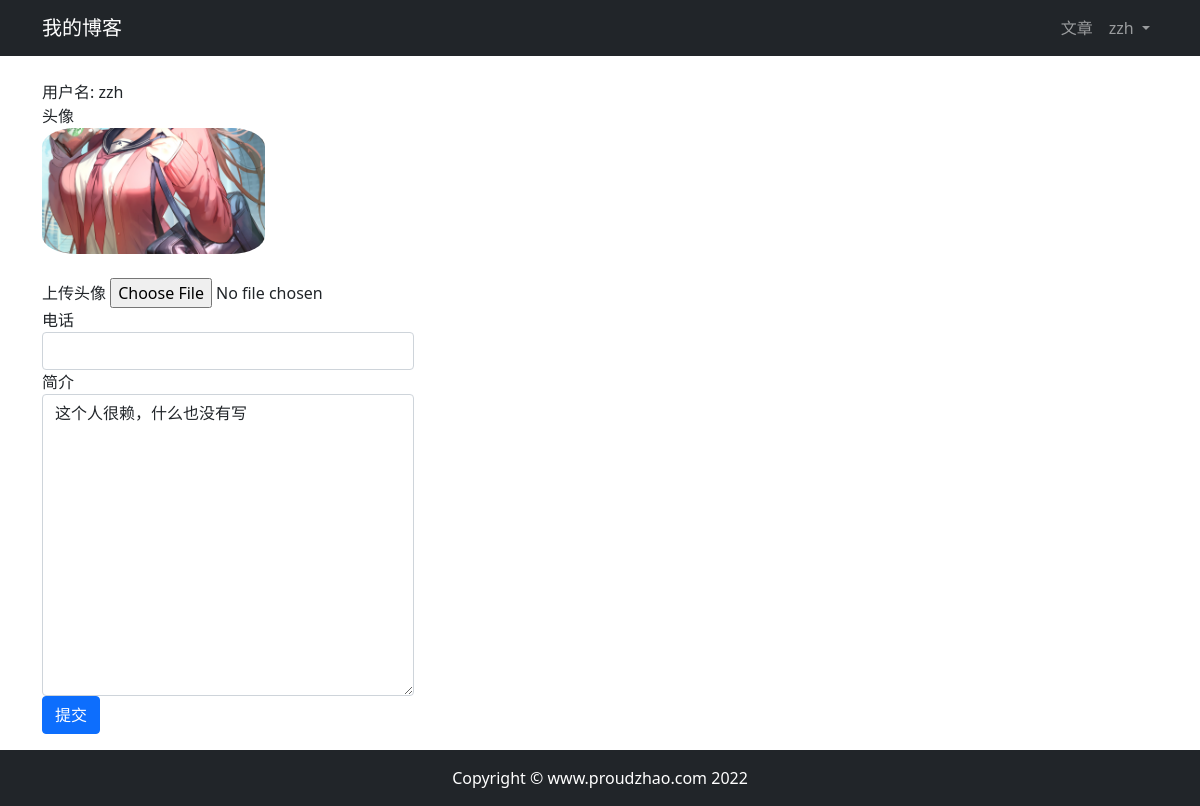
The app's page /userprofile/edit/4/ (signed in) with its own data.
### userprofile/models.py (models this page shows, shortened)
class Profile(models.Model):
    user = models.OneToOneField(User, on_delete=models.CASCADE, related_name="profile")
    phone = models.CharField(max_length=20, blank=True)  # 电话
    avatar = models.ImageField(upload_to='avatar/%Y%m%d/', blank=True)  # 头像
    bio = models.TextField(max_length=500, blank=True)  # 个人简介

### userprofile/views.py (the view)
# urls.py: path('edit/<int:id>/', views.profile_edit, name='edit'),
@login_required(login_url='/userprofile/login/')
def profile_edit(request, id):
    user = User.objects.get(id=id)
    profile = Profile.objects.get(user_id=id)
    if request.method == "POST":
        if request.user != user:
            return HttpResponse("你没有权限修改此用户的信息。")
        profile_form = ProfileForm(request.POST, request.FILES)
        if profile_form.is_valid():
            profile_cd = profile_form.cleaned_data
            profile.phone = profile_cd['phone']
            profile.bio = profile_cd['bio']
            if 'avatar' in request.FILES:
                profile.avatar = profile_cd['avatar']
            profile.save()
            return redirect("userprofile:edit", id=id)
        else:
            return HttpResponse("注册表单输入有误。请重新输入~")
    elif request.method == "GET":
        profile_form = ProfileForm()
        context = {'profile_form': profile_form, 'profile': profile, 'user': user}
        return render(request, 'userprofile/edit.html', context)
    else:
        return HttpResponse("请使用GET或POST请求数据")

### userprofile/forms.py
class ProfileForm(forms.ModelForm):
    class Meta:
        model = Profile
        fields = ('phone', 'avatar', 'bio')

### templates/userprofile/edit.html (shortened to what this page needs)
{% extends 'base.html' %}
{% load static %}
{% block content %}
    <div class="container">
        <div class="row">
            <div class="col-12">
                <br>
                <div class="col-md-4">用户名: {{ user.username }}</div>
                {% if profile.avatar %}
                    <div class="col-md-4">头像</div>
                    <img src="{{ profile.avatar.url }}" style="max-width: 20%; border-radius: 15%" class="col-md-4">
                {% else %}
                    <h5 class="col-md-4">暂无头像</h5>
                {% endif %}
                <br>
                <br>
                <form method="post" action="." enctype="multipart/form-data">
                    <div class="form-group">
                        <label for="avatar">上传头像</label>
                        <input type="file" class="form-control-file" name="avatar" id="avatar">
                    </div>
                    <div class="form-group col-md-4">
                        <label for="phone">电话</label>
                        <input type="text" class="form-control" id="phone" name="phone">
                    </div>
                    <div class="form-group col-md-4">
                        <label for="bio">简介</label>
                        <textarea type="text" class="form-control" id="bio" name="bio" rows="12">{{ profile.bio }}</textarea>
                    </div>
                    <button type="submit" class="btn btn-primary">提交</button>
                </form>
            </div>
        </div>
    </div>
{% endblock content %}

### templates/header.html (shortened to what this page needs)
<nav class="navbar navbar-expand-lg navbar-dark bg-dark">
    <div class="container">
        <a class="navbar-brand" href="#">我的博客</a>
        <div>
            <ul class="navbar-nav">
                <li class="nav-item">
                    <a class="nav-link" href="{% url 'article:article_list' %}">文章</a>
                </li>
                {% if user.is_authenticated %}
                    <li class="nav-item dropdown">
                        <a class="nav-link dropdown-toggle" href="#" id="navbarDropdown" role="button" data-bs-toggle="dropdown" aria-expanded="false">
                            {{ user.username }}
                        </a>
                    </li>
                {% else %}
                    <li class="nav-item">
                        <a class="nav-link" href="{% url 'userprofile:login' %}">登陆</a>
                    </li>
                {% endif %}
            </ul>
        </div>
    </div>
</nav>

### static/css/base.css (style rules this page uses)
a { text-decoration: none; }

### records on screen
Profile: avatar (picture), bio "这个人很赖，什么也没有写"

### other values on screen
{{ user.username }} "zzh"
